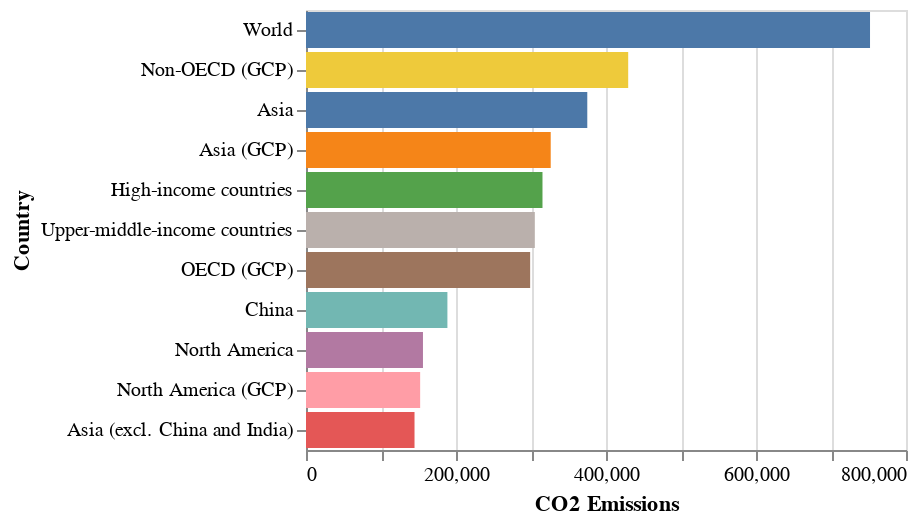

Here is the notebook cell this chart was saved with:
### Code cell
alt.Chart(df_sorted).mark_bar().encode(
    y=alt.Y("country", title="Country").sort("-x"),
    x=alt.X("co2", title="CO2 Emissions"),
    color=alt.Color("country", legend=None),
)

### Figure 1 — Vega-Lite specification as saved in the notebook (floating-point values rounded to 4 significant figures)
{"config": {"view": {"continuousWidth": 300, "continuousHeight": 300}}, "data": {"name": "data-73da7335bb48ee6645370678e8b00adc"}, "mark": {"type": "bar"}, "encoding": {"color": {"field": "country", "legend": null, "type": "nominal"}, "x": {"field": "co2", "title": "CO2 Emissions", "type": "quantitative"}, "y": {"field": "country", "sort": "-x", "title": "Country", "type": "nominal"}}, "$schema": "https://vega.github.io/schema/vega-lite/v5.16.3.json", "datasets": {"data-73da7335bb48ee6645370678e8b00adc": [{"country": "World", "year": 46253, "iso_code": 0, "population": 162700000000.0, "gdp": 480900000000000.0, "cement_co2": 28950.0, "cement_co2_per_capita": 4.038, "co2": 752000.0, "co2_growth_abs": 12320.0, "co2_growth_prct": 41.28, "co2_including_luc": 866100.0, "co2_including_luc_growth_abs": 10620.0, "co2_including_luc_growth_prct": 30.44, "co2_including_luc_per_capita": 122.3, "co2_including_luc_per_gdp": 2.048, "co2_including_luc_per_unit_energy": 6.144, "co2_per_capita": 106.0, "co2_per_gdp": 1.778, "co2_per_unit_energy": 5.319, "coal_co2": 303200.0, "coal_co2_per_capita": 42.65, "consumption_co2": 752000.0, "consumption_co2_per_capita": 106.0, "consumption_co2_per_gdp": 1.778, "cumulative_cement_co2": 708400.0, "cumulative_co2": 31950000.0, "cumulative_co2_including_luc": 49090000.0, "cumulative_coal_co2": 15240000.0, "cumulative_flaring_co2": 348900.0, "cumulative_gas_co2": 4281000.0, "cumulative_luc_co2": 17240000.0, "cumulative_oil_co2": 11220000.0, "cumulative_other_co2": 157200.0, "energy_per_capita": 458500.0, "energy_per_gdp": 7.696, "flaring_co2": 8438.0, "flaring_co2_per_capita": 1.194, "gas_co2": 144500.0, "gas_co2_per_capita": 20.3, "ghg_excluding_lucf_per_capita": 126.8, "ghg_per_capita": 131.3, "land_use_change_co2": 114100.0, "land_use_change_co2_per_capita": 16.31, "methane": 167200.0, "methane_per_capita": 23.94, "nitrous_oxide": 59600.0, "nitrous_oxide_per_capita": 8.528, "oil_co2": 260800.0, "oil_co2_per_capita": 36.97, "other_co2_per_capita": 0.87, "other_industry_co2": 6168.0, "primary_energy_consumption": 3255000.0, "share_global_cement_co2": 2300.0, "share_global_co2": 2300.0, "share_global_co2_including_luc": 2300.0, "share_global_coal_co2": 2300.0, "share_global_cumulative_cement_co2": 2300.0, "share_global_cumulative_co2": 2300.0, "share_global_cumulative_co2_including_luc": 2300.0, "share_global_cumulative_coal_co2": 2300.0, "share_global_cumulative_flaring_co2": 2300.0, "share_global_cumulative_gas_co2": 2300.0, "share_global_cumulative_luc_co2": 2300.0, "share_global_cumulative_oil_co2": 2300.0, "share_global_cumulative_other_co2": 2300.0, "share_global_flaring_co2": 2300.0, "share_global_gas_co2": 2300.0, "share_global_luc_co2": 2300.0, "share_global_oil_co2": 2300.0, "share_global_other_co2": 2300.0, "share_of_temperature_change_from_ghg": 2200.0, "temperature_change_from_ch4": 8.032, "temperature_change_from_co2": 20.38, "temperature_change_from_ghg": 29.95, "temperature_change_from_n2o": 1.541, "total_ghg": 919500.0, "total_ghg_excluding_lucf": 888800.0, "trade_co2": -0.002, "trade_co2_share": 0.0}, {"country": "Non-OECD (GCP)", "year": 46253, "iso_code": 0, "population": 0.0, "gdp": 0.0, "cement_co2": 0.0, "cement_co2_per_capita": 0.0, "co2": 429600.0, "co2_growth_abs": 0.0, "co2_growth_prct": 0.0, "co2_including_luc": 0.0, "co2_including_luc_growth_abs": 0.0, "co2_including_luc_growth_prct": 0.0, "co2_including_luc_per_capita": 0.0, "co2_including_luc_per_gdp": 0.0, "co2_including_luc_per_unit_energy": 0.0, "co2_per_capita": 0.0, "co2_per_gdp": 0.0, "co2_per_unit_energy": 0.0, "coal_co2": 0.0, "coal_co2_per_capita": 0.0, "consumption_co2": 369800.0, "consumption_co2_per_capita": 0.0, "consumption_co2_per_gdp": 0.0, "cumulative_cement_co2": 0.0, "cumulative_co2": 0.0, "cumulative_co2_including_luc": 0.0, "cumulative_coal_co2": 0.0, "cumulative_flaring_co2": 0.0, "cumulative_gas_co2": 0.0, "cumulative_luc_co2": 0.0, "cumulative_oil_co2": 0.0, "cumulative_other_co2": 0.0, "energy_per_capita": 0.0, "energy_per_gdp": 0.0, "flaring_co2": 0.0, "flaring_co2_per_capita": 0.0, "gas_co2": 0.0, "gas_co2_per_capita": 0.0, "ghg_excluding_lucf_per_capita": 0.0, "ghg_per_capita": 0.0, "land_use_change_co2": 0.0, "land_use_change_co2_per_capita": 0.0, "methane": 0.0, "methane_per_capita": 0.0, "nitrous_oxide": 0.0, "nitrous_oxide_per_capita": 0.0, "oil_co2": 0.0, "oil_co2_per_capita": 0.0, "other_co2_per_capita": 0.0, "other_industry_co2": 0.0, "primary_energy_consumption": 0.0, "share_global_cement_co2": 0.0, "share_global_co2": 0.0, "share_global_co2_including_luc": 0.0, "share_global_coal_co2": 0.0, "share_global_cumulative_cement_co2": 0.0, "share_global_cumulative_co2": 0.0, "share_global_cumulative_co2_including_luc": 0.0, "share_global_cumulative_coal_co2": 0.0, "share_global_cumulative_flaring_co2": 0.0, "share_global_cumulative_gas_co2": 0.0, "share_global_cumulative_luc_co2": 0.0, "share_global_cumulative_oil_co2": 0.0, "share_global_cumulative_other_co2": 0.0, "share_global_flaring_co2": 0.0, "share_global_gas_co2": 0.0, "share_global_luc_co2": 0.0, "share_global_oil_co2": 0.0, "share_global_other_co2": 0.0, "share_of_temperature_change_from_ghg": 0.0, "temperature_change_from_ch4": 0.0, "temperature_change_from_co2": 0.0, "temperature_change_from_ghg": 0.0, "temperature_change_from_n2o": 0.0, "total_ghg": 0.0, "total_ghg_excluding_lucf": 0.0, "trade_co2": 0.0, "trade_co2_share": 0.0}, {"country": "Asia", "year": 46253, "iso_code": 0, "population": 97930000000.0, "gdp": 0.0, "cement_co2": 22200.0, "cement_co2_per_capita": 5.127, "co2": 375000.0, "co2_growth_abs": 12820.0, "co2_growth_prct": 91.43, "co2_including_luc": 415600.0, "co2_including_luc_growth_abs": 12730.0, "co2_including_luc_growth_prct": 77.77, "co2_including_luc_per_capita": 96.51, "co2_including_luc_per_gdp": 8.926, "co2_including_luc_per_unit_energy": 6.458, "co2_per_capita": 86.96, "co2_per_gdp": 7.978, "co2_per_unit_energy": 5.792, "coal_co2": 204100.0, "coal_co2_per_capita": 47.21, "consumption_co2": 324500.0, "consumption_co2_per_capita": 75.58, "consumption_co2_per_gdp": 7.286, "cumulative_cement_co2": 384500.0, "cumulative_co2": 8574000.0, "cumulative_co2_including_luc": 14100000.0, "cumulative_coal_co2": 4449000.0, "cumulative_flaring_co2": 125700.0, "cumulative_gas_co2": 825400.0, "cumulative_luc_co2": 6840000.0, "cumulative_oil_co2": 2700000.0, "cumulative_other_co2": 89040.0, "energy_per_capita": 345700.0, "energy_per_gdp": 0.0, "flaring_co2": 2417.0, "flaring_co2_per_capita": 0.568, "gas_co2": 48950.0, "gas_co2_per_capita": 11.29, "ghg_excluding_lucf_per_capita": 98.38, "ghg_per_capita": 99.13, "land_use_change_co2": 47700.0, "land_use_change_co2_per_capita": 11.22, "methane": 74270.0, "methane_per_capita": 17.59, "nitrous_oxide": 23980.0, "nitrous_oxide_per_capita": 5.67, "oil_co2": 93590.0, "oil_co2_per_capita": 21.9, "other_co2_per_capita": 0.871, "other_industry_co2": 3737.0, "primary_energy_consumption": 1492000.0, "share_global_cement_co2": 1734.0, "share_global_co2": 1128.0, "share_global_co2_including_luc": 1090.0, "share_global_coal_co2": 1514.0, "share_global_cumulative_cement_co2": 1204.0, "share_global_cumulative_co2": 603.0, "share_global_cumulative_co2_including_luc": 654.0, "share_global_cumulative_coal_co2": 654.8, "share_global_cumulative_flaring_co2": 833.2, "share_global_cumulative_gas_co2": 425.1, "share_global_cumulative_luc_co2": 912.7, "share_global_cumulative_oil_co2": 546.4, "share_global_cumulative_other_co2": 1296.0, "share_global_flaring_co2": 659.0, "share_global_gas_co2": 757.9, "share_global_luc_co2": 971.2, "share_global_oil_co2": 822.9, "share_global_other_co2": 1377.0, "share_of_temperature_change_from_ghg": 700.4, "temperature_change_from_ch4": 3.425, "temperature_change_from_co2": 5.701, "temperature_change_from_ghg": 9.605, "temperature_change_from_n2o": 0.484, "total_ghg": 422200.0, "total_ghg_excluding_lucf": 419100.0, "trade_co2": -28790.0, "trade_co2_share": -184.0}, {"country": "Asia (GCP)", "year": 46253, "iso_code": 0, "population": 0.0, "gdp": 0.0, "cement_co2": 0.0, "cement_co2_per_capita": 0.0, "co2": 326300.0, "co2_growth_abs": 0.0, "co2_growth_prct": 0.0, "co2_including_luc": 0.0, "co2_including_luc_growth_abs": 0.0, "co2_including_luc_growth_prct": 0.0, "co2_including_luc_per_capita": 0.0, "co2_including_luc_per_gdp": 0.0, "co2_including_luc_per_unit_energy": 0.0, "co2_per_capita": 0.0, "co2_per_gdp": 0.0, "co2_per_unit_energy": 0.0, "coal_co2": 0.0, "coal_co2_per_capita": 0.0, "consumption_co2": 290100.0, "consumption_co2_per_capita": 0.0, "consumption_co2_per_gdp": 0.0, "cumulative_cement_co2": 0.0, "cumulative_co2": 0.0, "cumulative_co2_including_luc": 0.0, "cumulative_coal_co2": 0.0, "cumulative_flaring_co2": 0.0, "cumulative_gas_co2": 0.0, "cumulative_luc_co2": 0.0, "cumulative_oil_co2": 0.0, "cumulative_other_co2": 0.0, "energy_per_capita": 0.0, "energy_per_gdp": 0.0, "flaring_co2": 0.0, "flaring_co2_per_capita": 0.0, "gas_co2": 0.0, "gas_co2_per_capita": 0.0, "ghg_excluding_lucf_per_capita": 0.0, "ghg_per_capita": 0.0, "land_use_change_co2": 0.0, "land_use_change_co2_per_capita": 0.0, "methane": 0.0, "methane_per_capita": 0.0, "nitrous_oxide": 0.0, "nitrous_oxide_per_capita": 0.0, "oil_co2": 0.0, "oil_co2_per_capita": 0.0, "other_co2_per_capita": 0.0, "other_industry_co2": 0.0, "primary_energy_consumption": 0.0, "share_global_cement_co2": 0.0, "share_global_co2": 0.0, "share_global_co2_including_luc": 0.0, "share_global_coal_co2": 0.0, "share_global_cumulative_cement_co2": 0.0, "share_global_cumulative_co2": 0.0, "share_global_cumulative_co2_including_luc": 0.0, "share_global_cumulative_coal_co2": 0.0, "share_global_cumulative_flaring_co2": 0.0, "share_global_cumulative_gas_co2": 0.0, "share_global_cumulative_luc_co2": 0.0, "share_global_cumulative_oil_co2": 0.0, "share_global_cumulative_other_co2": 0.0, "share_global_flaring_co2": 0.0, "share_global_gas_co2": 0.0, "share_global_luc_co2": 0.0, "share_global_oil_co2": 0.0, "share_global_other_co2": 0.0, "share_of_temperature_change_from_ghg": 0.0, "temperature_change_from_ch4": 0.0, "temperature_change_from_co2": 0.0, "temperature_change_from_ghg": 0.0, "temperature_change_from_n2o": 0.0, "total_ghg": 0.0, "total_ghg_excluding_lucf": 0.0, "trade_co2": 0.0, "trade_co2_share": 0.0}, {"country": "High-income countries", "year": 46253, "iso_code": 0, "population": 26600000000.0, "gdp": 0.0, "cement_co2": 5380.0, "cement_co2_per_capita": 4.588, "co2": 315300.0, "co2_growth_abs": -871.6, "co2_growth_prct": -5.706, "co2_including_luc": 312800.0, "co2_including_luc_growth_abs": -1217.0, "co2_including_luc_growth_prct": -8.022, "co2_including_luc_per_capita": 266.8, "co2_including_luc_per_gdp": 5.922, "co2_including_luc_per_unit_energy": 4.519, "co2_per_capita": 268.9, "co2_per_gdp": 5.968, "co2_per_unit_energy": 4.555, "coal_co2": 92830.0, "coal_co2_per_capita": 79.52, "consumption_co2": 338800.0, "consumption_co2_per_capita": 289.6, "consumption_co2_per_gdp": 6.671, "cumulative_cement_co2": 282100.0, "cumulative_co2": 19650000.0, "cumulative_co2_including_luc": 24290000.0, "cumulative_coal_co2": 9539000.0, "cumulative_flaring_co2": 130300.0, "cumulative_gas_co2": 2710000.0, "cumulative_luc_co2": 5070000.0, "cumulative_oil_co2": 6924000.0, "cumulative_other_co2": 61650.0, "energy_per_capita": 1369000.0, "energy_per_gdp": 0.0, "flaring_co2": 2872.0, "flaring_co2_per_capita": 2.44, "gas_co2": 79670.0, "gas_co2_per_capita": 67.54, "ghg_excluding_lucf_per_capita": 284.0, "ghg_per_capita": 273.2, "land_use_change_co2": 4893.0, "land_use_change_co2_per_capita": 4.183, "methane": 36800.0, "methane_per_capita": 32.02, "nitrous_oxide": 15640.0, "nitrous_oxide_per_capita": 13.63, "oil_co2": 132300.0, "oil_co2_per_capita": 112.9, "other_co2_per_capita": 1.889, "other_industry_co2": 2219.0, "primary_energy_consumption": 1581000.0, "share_global_cement_co2": 462.6, "share_global_co2": 981.8, "share_global_co2_including_luc": 840.9, "share_global_coal_co2": 735.5, "share_global_cumulative_cement_co2": 958.2, "share_global_cumulative_co2": 1426.0, "share_global_cumulative_co2_including_luc": 1143.0, "share_global_cumulative_coal_co2": 1454.0, "share_global_cumulative_flaring_co2": 861.2, "share_global_cumulative_gas_co2": 1466.0, "share_global_cumulative_luc_co2": 677.6, "share_global_cumulative_oil_co2": 1425.0, "share_global_cumulative_other_co2": 907.6, "share_global_flaring_co2": 782.1, "share_global_gas_co2": 1278.0, "share_global_luc_co2": 98.7, "share_global_oil_co2": 1172.0, "share_global_other_co2": 842.7, "share_of_temperature_change_from_ghg": 933.1, "temperature_change_from_ch4": 2.21, "temperature_change_from_co2": 9.827, "temperature_change_from_ghg": 12.66, "temperature_change_from_n2o": 0.62, "total_ghg": 313400.0, "total_ghg_excluding_lucf": 325900.0, "trade_co2": 36130.0, "trade_co2_share": 262.3}, {"country": "Upper-middle-income countries", "year": 46253, "iso_code": 0, "population": 54840000000.0, "gdp": 0.0, "cement_co2": 17630.0, "cement_co2_per_capita": 7.308, "co2": 305100.0, "co2_growth_abs": 9283.0, "co2_growth_prct": 82.2, "co2_including_luc": 369400.0, "co2_including_luc_growth_abs": 8471.0, "co2_including_luc_growth_prct": 58.46, "co2_including_luc_per_capita": 154.0, "co2_including_luc_per_gdp": 11.59, "co2_including_luc_per_unit_energy": 7.088, "co2_per_capita": 126.9, "co2_per_gdp": 9.304, "co2_per_unit_energy": 5.763, "coal_co2": 170500.0, "coal_co2_per_capita": 70.83, "consumption_co2": 247000.0, "consumption_co2_per_capita": 103.0, "consumption_co2_per_gdp": 7.858, "cumulative_cement_co2": 315500.0, "cumulative_co2": 8584000.0, "cumulative_co2_including_luc": 17450000.0, "cumulative_coal_co2": 4532000.0, "cumulative_flaring_co2": 109500.0, "cumulative_gas_co2": 1074000.0, "cumulative_luc_co2": 9754000.0, "cumulative_oil_co2": 2460000.0, "cumulative_other_co2": 93650.0, "energy_per_capita": 494700.0, "energy_per_gdp": 0.0, "flaring_co2": 3241.0, "flaring_co2_per_capita": 1.348, "gas_co2": 42160.0, "gas_co2_per_capita": 17.54, "ghg_excluding_lucf_per_capita": 151.3, "ghg_per_capita": 151.2, "land_use_change_co2": 64390.0, "land_use_change_co2_per_capita": 27.16, "methane": 68640.0, "methane_per_capita": 28.94, "nitrous_oxide": 21180.0, "nitrous_oxide_per_capita": 8.922, "oil_co2": 67720.0, "oil_co2_per_capita": 28.28, "other_co2_per_capita": 1.613, "other_industry_co2": 3876.0, "primary_energy_consumption": 1191000.0, "share_global_cement_co2": 1378.0, "share_global_co2": 920.3, "share_global_co2_including_luc": 973.4, "share_global_coal_co2": 1269.0, "share_global_cumulative_cement_co2": 990.6, "share_global_cumulative_co2": 609.2, "share_global_cumulative_co2_including_luc": 815.1, "share_global_cumulative_coal_co2": 672.2, "share_global_cumulative_flaring_co2": 717.2, "share_global_cumulative_gas_co2": 571.9, "share_global_cumulative_luc_co2": 1302.0, "share_global_cumulative_oil_co2": 501.6, "share_global_cumulative_other_co2": 1364.0, "share_global_flaring_co2": 876.7, "share_global_gas_co2": 663.9, "share_global_luc_co2": 1302.0, "share_global_oil_co2": 594.8, "share_global_other_co2": 1429.0, "share_of_temperature_change_from_ghg": 712.3, "temperature_change_from_ch4": 2.978, "temperature_change_from_co2": 6.298, "temperature_change_from_ghg": 9.731, "temperature_change_from_n2o": 0.457, "total_ghg": 360200.0, "total_ghg_excluding_lucf": 360800.0, "trade_co2": -41160.0, "trade_co2_share": -326.7}, {"country": "OECD (GCP)", "year": 46253, "iso_code": 0, "population": 0.0, "gdp": 0.0, "cement_co2": 0.0, "cement_co2_per_capita": 0.0, "co2": 298900.0, "co2_growth_abs": 0.0, "co2_growth_prct": 0.0, "co2_including_luc": 0.0, "co2_including_luc_growth_abs": 0.0, "co2_including_luc_growth_prct": 0.0, "co2_including_luc_per_capita": 0.0, "co2_including_luc_per_gdp": 0.0, "co2_including_luc_per_unit_energy": 0.0, "co2_per_capita": 0.0, "co2_per_gdp": 0.0, "co2_per_unit_energy": 0.0, "coal_co2": 0.0, "coal_co2_per_capita": 0.0, "consumption_co2": 322600.0, "consumption_co2_per_capita": 0.0, "consumption_co2_per_gdp": 0.0, "cumulative_cement_co2": 0.0, "cumulative_co2": 0.0, "cumulative_co2_including_luc": 0.0, "cumulative_coal_co2": 0.0, "cumulative_flaring_co2": 0.0, "cumulative_gas_co2": 0.0, "cumulative_luc_co2": 0.0, "cumulative_oil_co2": 0.0, "cumulative_other_co2": 0.0, "energy_per_capita": 0.0, "energy_per_gdp": 0.0, "flaring_co2": 0.0, "flaring_co2_per_capita": 0.0, "gas_co2": 0.0, "gas_co2_per_capita": 0.0, "ghg_excluding_lucf_per_capita": 0.0, "ghg_per_capita": 0.0, "land_use_change_co2": 0.0, "land_use_change_co2_per_capita": 0.0, "methane": 0.0, "methane_per_capita": 0.0, "nitrous_oxide": 0.0, "nitrous_oxide_per_capita": 0.0, "oil_co2": 0.0, "oil_co2_per_capita": 0.0, "other_co2_per_capita": 0.0, "other_industry_co2": 0.0, "primary_energy_consumption": 0.0, "share_global_cement_co2": 0.0, "share_global_co2": 0.0, "share_global_co2_including_luc": 0.0, "share_global_coal_co2": 0.0, "share_global_cumulative_cement_co2": 0.0, "share_global_cumulative_co2": 0.0, "share_global_cumulative_co2_including_luc": 0.0, "share_global_cumulative_coal_co2": 0.0, "share_global_cumulative_flaring_co2": 0.0, "share_global_cumulative_gas_co2": 0.0, "share_global_cumulative_luc_co2": 0.0, "share_global_cumulative_oil_co2": 0.0, "share_global_cumulative_other_co2": 0.0, "share_global_flaring_co2": 0.0, "share_global_gas_co2": 0.0, "share_global_luc_co2": 0.0, "share_global_oil_co2": 0.0, "share_global_other_co2": 0.0, "share_of_temperature_change_from_ghg": 0.0, "temperature_change_from_ch4": 0.0, "temperature_change_from_co2": 0.0, "temperature_change_from_ghg": 0.0, "temperature_change_from_n2o": 0.0, "total_ghg": 0.0, "total_ghg_excluding_lucf": 0.0, "trade_co2": 0.0, "trade_co2_share": 0.0}, {"country": "China", "year": 46253, "iso_code": "CHNCHNCHNCHNCHNCHNCHNCHNCHNCHNCHNCHNCHNCHNCHNCHNCHNCHNCHNCHNCHNCHNCHN", "population": 31170000000.0, "gdp": 227100000000000.0, "cement_co2": 13930.0, "cement_co2_per_capita": 10.16, "co2": 188500.0, "co2_growth_abs": 7840.0, "co2_growth_prct": 121.8, "co2_including_luc": 199100.0, "co2_including_luc_growth_abs": 7916.0, "co2_including_luc_growth_prct": 106.5, "co2_including_luc_per_capita": 145.5, "co2_including_luc_per_gdp": 12.92, "co2_including_luc_per_unit_energy": 6.977, "co2_per_capita": 137.7, "co2_per_gdp": 12.17, "co2_per_unit_energy": 6.547, "coal_co2": 138600.0, "coal_co2_per_capita": 101.3, "consumption_co2": 155000.0, "consumption_co2_per_capita": 113.3, "consumption_co2_per_gdp": 10.45, "cumulative_cement_co2": 195200.0, "cumulative_co2": 3549000.0, "cumulative_co2_including_luc": 4849000.0, "cumulative_coal_co2": 2712000.0, "cumulative_flaring_co2": 2588.0, "cumulative_gas_co2": 69720.0, "cumulative_luc_co2": 1407000.0, "cumulative_oil_co2": 491700.0, "cumulative_other_co2": 77500.0, "energy_per_capita": 489600.0, "energy_per_gdp": 42.06, "flaring_co2": 100.7, "flaring_co2_per_capita": 0.076, "gas_co2": 7048.0, "gas_co2_per_capita": 5.063, "ghg_excluding_lucf_per_capita": 146.0, "ghg_per_capita": 138.4, "land_use_change_co2": 10570.0, "land_use_change_co2_per_capita": 7.774, "methane": 21350.0, "methane_per_capita": 15.78, "nitrous_oxide": 10060.0, "nitrous_oxide_per_capita": 7.436, "oil_co2": 25760.0, "oil_co2_per_capita": 18.83, "other_co2_per_capita": 2.289, "other_industry_co2": 3128.0, "primary_energy_consumption": 671400.0, "share_global_cement_co2": 1078.0, "share_global_co2": 562.8, "share_global_co2_including_luc": 518.6, "share_global_coal_co2": 1024.0, "share_global_cumulative_cement_co2": 591.9, "share_global_cumulative_co2": 246.7, "share_global_cumulative_co2_including_luc": 222.7, "share_global_cumulative_coal_co2": 396.8, "share_global_cumulative_flaring_co2": 16.8, "share_global_cumulative_gas_co2": 33.91, "share_global_cumulative_luc_co2": 187.8, "share_global_cumulative_oil_co2": 97.56, "share_global_cumulative_other_co2": 1131.0, "share_global_flaring_co2": 27.78, "share_global_gas_co2": 102.0, "share_global_luc_co2": 220.1, "share_global_oil_co2": 225.0, "share_global_other_co2": 1150.0, "share_of_temperature_change_from_ghg": 220.0, "temperature_change_from_ch4": 1.063, "temperature_change_from_co2": 1.823, "temperature_change_from_ghg": 3.041, "temperature_change_from_n2o": 0.152, "total_ghg": 188400.0, "total_ghg_excluding_lucf": 198800.0, "trade_co2": -22150.0, "trade_co2_share": -288.0}, {"country": "North America", "year": 46253, "iso_code": 0, "population": 12590000000.0, "gdp": 0.0, "cement_co2": 1657.0, "cement_co2_per_capita": 3.065, "co2": 156000.0, "co2_growth_abs": -574.6, "co2_growth_prct": -7.388, "co2_including_luc": 165500.0, "co2_including_luc_growth_abs": -630.5, "co2_including_luc_growth_prct": -7.329, "co2_including_luc_per_capita": 307.2, "co2_including_luc_per_gdp": 7.41, "co2_including_luc_per_unit_energy": 5.038, "co2_per_capita": 289.7, "co2_per_gdp": 7.032, "co2_per_unit_energy": 4.749, "coal_co2": 42610.0, "coal_co2_per_capita": 80.12, "consumption_co2": 158200.0, "consumption_co2_per_capita": 295.1, "consumption_co2_per_gdp": 7.417, "cumulative_cement_co2": 78770.0, "cumulative_co2": 9612000.0, "cumulative_co2_including_luc": 14060000.0, "cumulative_coal_co2": 3920000.0, "cumulative_flaring_co2": 63530.0, "cumulative_gas_co2": 1699000.0, "cumulative_luc_co2": 4706000.0, "cumulative_oil_co2": 3822000.0, "cumulative_other_co2": 27820.0, "energy_per_capita": 1380000.0, "energy_per_gdp": 0.0, "flaring_co2": 1723.0, "flaring_co2_per_capita": 3.149, "gas_co2": 40210.0, "gas_co2_per_capita": 73.83, "ghg_excluding_lucf_per_capita": 308.1, "ghg_per_capita": 302.6, "land_use_change_co2": 9720.0, "land_use_change_co2_per_capita": 17.94, "methane": 20370.0, "methane_per_capita": 37.56, "nitrous_oxide": 7668.0, "nitrous_oxide_per_capita": 14.16, "oil_co2": 69050.0, "oil_co2_per_capita": 128.2, "other_co2_per_capita": 1.298, "other_industry_co2": 700.5, "primary_energy_consumption": 752200.0, "share_global_cement_co2": 140.8, "share_global_co2": 486.5, "share_global_co2_including_luc": 445.5, "share_global_coal_co2": 342.0, "share_global_cumulative_cement_co2": 266.6, "share_global_cumulative_co2": 697.7, "share_global_cumulative_co2_including_luc": 662.2, "share_global_cumulative_coal_co2": 597.0, "share_global_cumulative_flaring_co2": 417.5, "share_global_cumulative_gas_co2": 928.4, "share_global_cumulative_luc_co2": 628.9, "share_global_cumulative_oil_co2": 787.8, "share_global_cumulative_other_co2": 417.9, "share_global_flaring_co2": 465.2, "share_global_gas_co2": 643.6, "share_global_luc_co2": 200.6, "share_global_oil_co2": 611.4, "share_global_other_co2": 265.6, "share_of_temperature_change_from_ghg": 515.2, "temperature_change_from_ch4": 1.142, "temperature_change_from_co2": 5.553, "temperature_change_from_ghg": 6.985, "temperature_change_from_n2o": 0.289, "total_ghg": 163200.0, "total_ghg_excluding_lucf": 166200.0, "trade_co2": 8563.0, "trade_co2_share": 126.0}, {"country": "North America (GCP)", "year": 46253, "iso_code": 0, "population": 0.0, "gdp": 0.0, "cement_co2": 0.0, "cement_co2_per_capita": 0.0, "co2": 152200.0, "co2_growth_abs": 0.0, "co2_growth_prct": 0.0, "co2_including_luc": 0.0, "co2_including_luc_growth_abs": 0.0, "co2_including_luc_growth_prct": 0.0, "co2_including_luc_per_capita": 0.0, "co2_including_luc_per_gdp": 0.0, "co2_including_luc_per_unit_energy": 0.0, "co2_per_capita": 0.0, "co2_per_gdp": 0.0, "co2_per_unit_energy": 0.0, "coal_co2": 0.0, "coal_co2_per_capita": 0.0, "consumption_co2": 155800.0, "consumption_co2_per_capita": 0.0, "consumption_co2_per_gdp": 0.0, "cumulative_cement_co2": 0.0, "cumulative_co2": 0.0, "cumulative_co2_including_luc": 0.0, "cumulative_coal_co2": 0.0, "cumulative_flaring_co2": 0.0, "cumulative_gas_co2": 0.0, "cumulative_luc_co2": 0.0, "cumulative_oil_co2": 0.0, "cumulative_other_co2": 0.0, "energy_per_capita": 0.0, "energy_per_gdp": 0.0, "flaring_co2": 0.0, "flaring_co2_per_capita": 0.0, "gas_co2": 0.0, "gas_co2_per_capita": 0.0, "ghg_excluding_lucf_per_capita": 0.0, "ghg_per_capita": 0.0, "land_use_change_co2": 0.0, "land_use_change_co2_per_capita": 0.0, "methane": 0.0, "methane_per_capita": 0.0, "nitrous_oxide": 0.0, "nitrous_oxide_per_capita": 0.0, "oil_co2": 0.0, "oil_co2_per_capita": 0.0, "other_co2_per_capita": 0.0, "other_industry_co2": 0.0, "primary_energy_consumption": 0.0, "share_global_cement_co2": 0.0, "share_global_co2": 0.0, "share_global_co2_including_luc": 0.0, "share_global_coal_co2": 0.0, "share_global_cumulative_cement_co2": 0.0, "share_global_cumulative_co2": 0.0, "share_global_cumulative_co2_including_luc": 0.0, "share_global_cumulative_coal_co2": 0.0, "share_global_cumulative_flaring_co2": 0.0, "share_global_cumulative_gas_co2": 0.0, "share_global_cumulative_luc_co2": 0.0, "share_global_cumulative_oil_co2": 0.0, "share_global_cumulative_other_co2": 0.0, "share_global_flaring_co2": 0.0, "share_global_gas_co2": 0.0, "share_global_luc_co2": 0.0, "share_global_oil_co2": 0.0, "share_global_other_co2": 0.0, "share_of_temperature_change_from_ghg": 0.0, "temperature_change_from_ch4": 0.0, "temperature_change_from_co2": 0.0, "temperature_change_from_ghg": 0.0, "temperature_change_from_n2o": 0.0, "total_ghg": 0.0, "total_ghg_excluding_lucf": 0.0, "trade_co2": 0.0, "trade_co2_share": 0.0}, {"country": "Asia (excl. China and India)", "year": 46253, "iso_code": 0, "population": 0.0, "gdp": 0.0, "cement_co2": 6096.0, "cement_co2_per_capita": 3.647, "co2": 144700.0, "co2_growth_abs": 3101.0, "co2_growth_prct": 54.06, "co2_including_luc": 172200.0, "co2_including_luc_growth_abs": 2984.0, "co2_including_luc_growth_prct": 44.43, "co2_including_luc_per_capita": 103.9, "co2_including_luc_per_gdp": 7.173, "co2_including_luc_per_unit_energy": 5.959, "co2_per_capita": 87.17, "co2_per_gdp": 5.98, "co2_per_unit_energy": 4.994, "coal_co2": 39290.0, "coal_co2_per_capita": 23.55, "consumption_co2": 133400.0, "consumption_co2_per_capita": 80.88, "consumption_co2_per_gdp": 5.823, "cumulative_cement_co2": 154400.0, "cumulative_co2": 4202000.0, "cumulative_co2_including_luc": 7539000.0, "cumulative_coal_co2": 1202000.0, "cumulative_flaring_co2": 119900.0, "cumulative_gas_co2": 722700.0, "cumulative_luc_co2": 4486000.0, "cumulative_oil_co2": 1992000.0, "cumulative_other_co2": 11540.0, "energy_per_capita": 0.0, "energy_per_gdp": 0.0, "flaring_co2": 2259.0, "flaring_co2_per_capita": 1.369, "gas_co2": 39650.0, "gas_co2_per_capita": 23.66, "ghg_excluding_lucf_per_capita": 0.0, "ghg_per_capita": 0.0, "land_use_change_co2": 34610.0, "land_use_change_co2_per_capita": 21.06, "methane": 0.0, "methane_per_capita": 0.0, "nitrous_oxide": 0.0, "nitrous_oxide_per_capita": 0.0, "oil_co2": 56790.0, "oil_co2_per_capita": 34.58, "other_co2_per_capita": 0.368, "other_industry_co2": 609.0, "primary_energy_consumption": 0.0, "share_global_cement_co2": 488.4, "share_global_co2": 440.9, "share_global_co2_including_luc": 455.7, "share_global_coal_co2": 296.2, "share_global_cumulative_cement_co2": 503.8, "share_global_cumulative_co2": 298.9, "share_global_cumulative_co2_including_luc": 351.8, "share_global_cumulative_coal_co2": 179.3, "share_global_cumulative_flaring_co2": 794.8, "share_global_cumulative_gas_co2": 374.6, "share_global_cumulative_luc_co2": 598.3, "share_global_cumulative_oil_co2": 405.8, "share_global_cumulative_other_co2": 164.2, "share_global_flaring_co2": 615.8, "share_global_gas_co2": 620.9, "share_global_luc_co2": 700.3, "share_global_oil_co2": 501.3, "share_global_other_co2": 226.9, "share_of_temperature_change_from_ghg": 381.7, "temperature_change_from_ch4": 1.704, "temperature_change_from_co2": 3.301, "temperature_change_from_ghg": 5.218, "temperature_change_from_n2o": 0.216, "total_ghg": 0.0, "total_ghg_excluding_lucf": 0.0, "trade_co2": -3764.0, "trade_co2_share": -60.62}]}}
